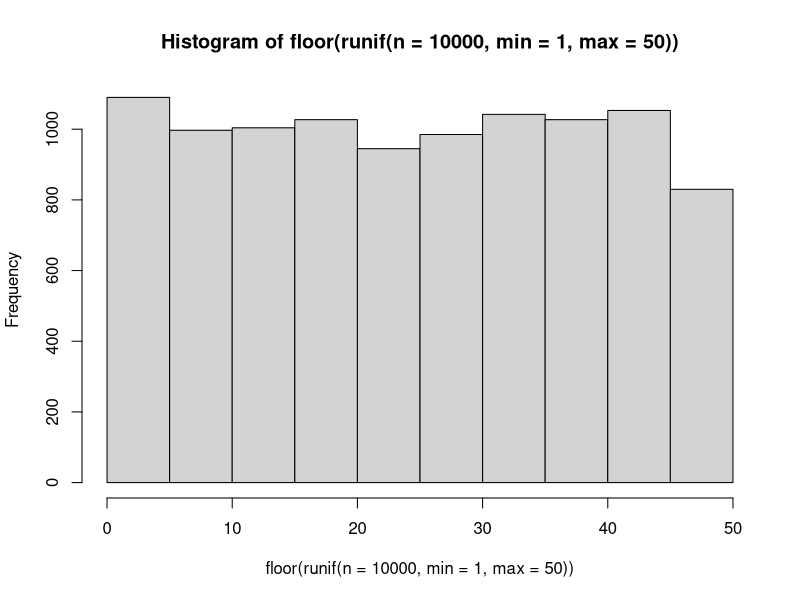
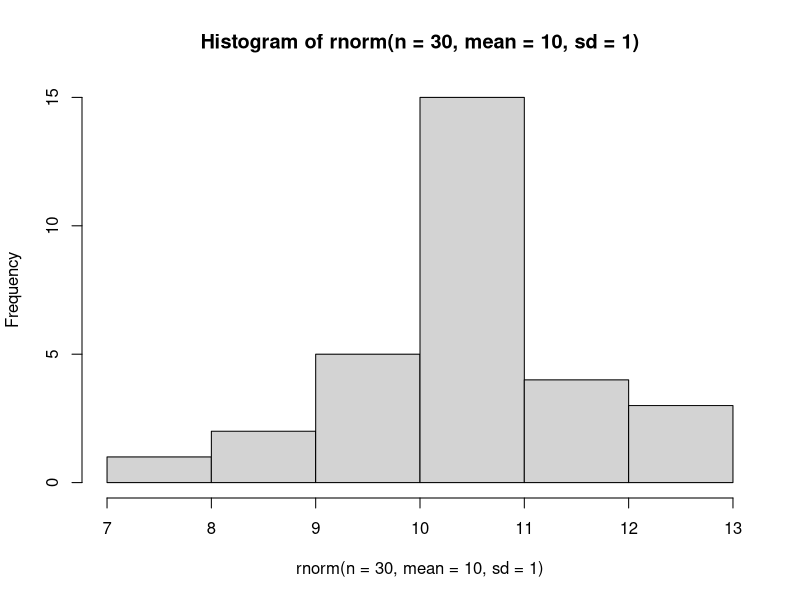
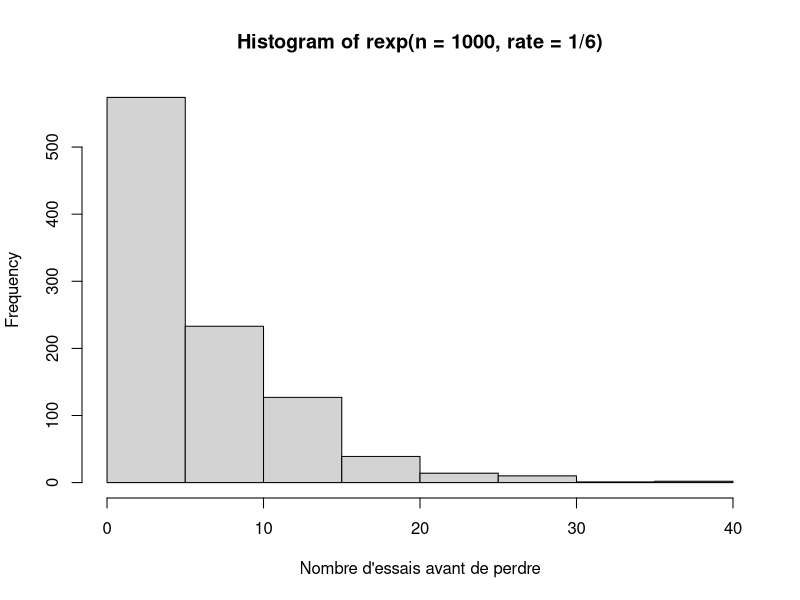
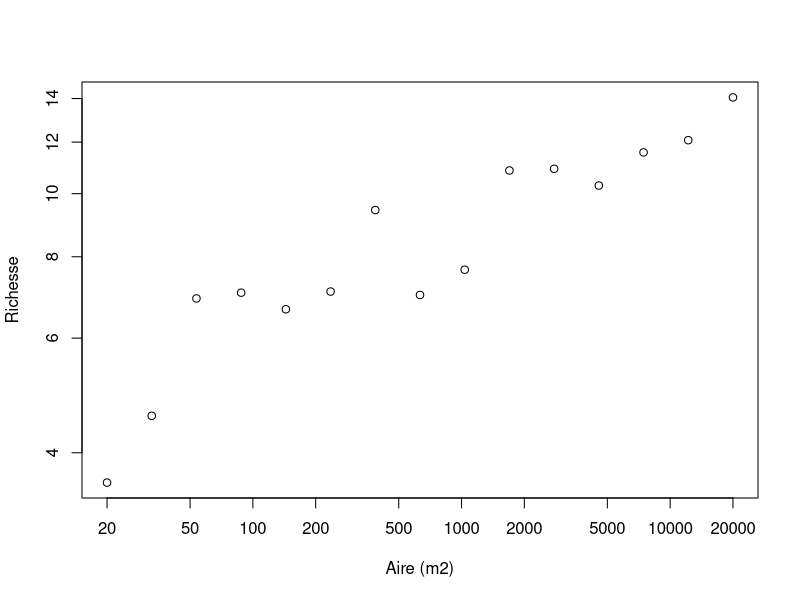
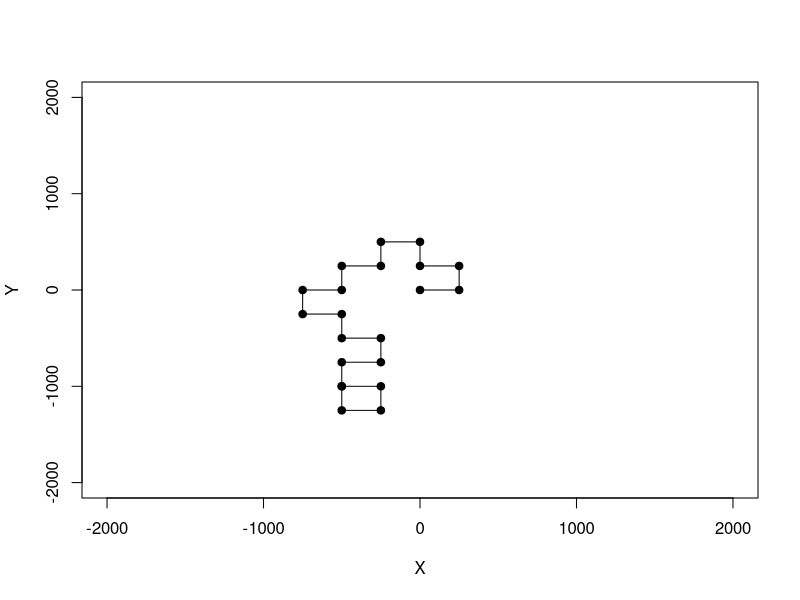
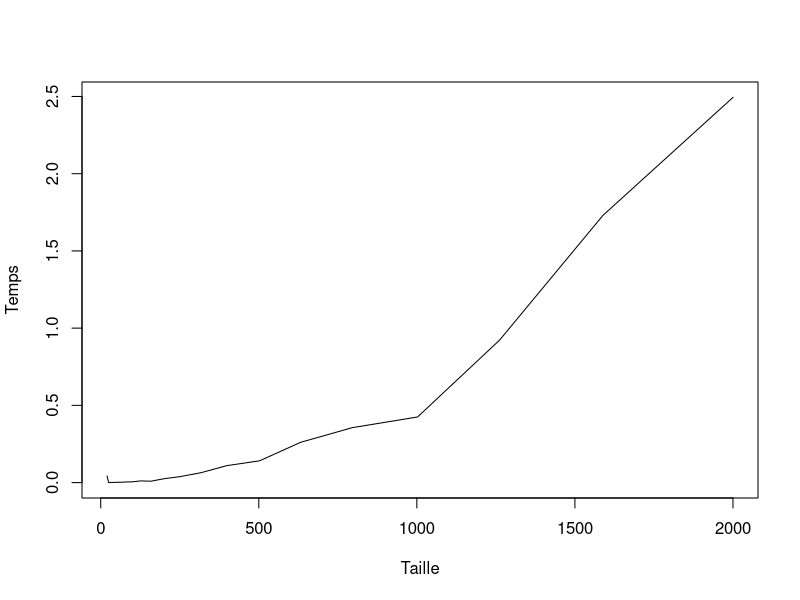

Source code (R) for these figures, in order:
## ---- chunk 1
valeurs = c("2", "3", "4", "5", "6", "7", "8", "9", "10", "valet", "reine", "roi", "as")
couleurs = rep(c("pique", "trèfle", "carreau", "coeur"),each = 13)
cartes = paste(valeurs,"-",couleurs)
tirage = function(n, cartes) {
    sample(x = cartes, size = n, replace = FALSE)
}
tirage(3, cartes)
## ---- chunk 2
hist(floor(runif(n = 10000, min = 1, 
max = 50)))
## ---- chunk 3
hist(rnorm(n = 30, mean = 10, sd = 1))
## ---- chunk 4
rbinom(n = 10, size = 1, prob = 0.5)
## ---- chunk 5
rmultinom(n = 3, size = 1, 
prob = rep(1/6, 6))
## ---- chunk 6
hist(rexp(n = 1000, rate = 1/6), xlab = 
"Nombre d'essais avant de perdre")
## ---- chunk 7
A = 2*10^seq(1, 4, length.out = 15)
c = 3
z = 0.15
S = rnorm(15, mean = c*A^z, sd = 1.5)
plot(A, S, xlab = "Aire (m2)", ylab = "Richesse",
  log = "xy")
## ---- chunk 8
set.seed(1)
p = 0.55
alea = runif(n = 1, min = 0, max = 1)
if(alea < p) res = "pile" else res = "face"
res
## ---- chunk 9
nsteps = 20
xy = matrix(0,nr = 21, nc = 2)
xy[1,] = c(0,0)
direction = 0
set.seed(2)
for(step in 2:(nsteps+1)) {
    # Ḑe quel côté tourner ?
    if(runif(1,0,1) < 0.5) {
      # Tourne à droite
      direction = direction + pi/2 
    }
    else {
      # Tourne à gauche  
      direction = direction - pi/2
    }
    # Calcul des nouvelles coordonnées
    xy[step,1] = 
      xy[step-1,1] + sin(direction)*250 
    xy[step,2] = 
      xy[step-1,2] + cos(direction)*250 
}
## ---- chunk 10
plot(xy[,1],xy[,2], type = "l", xlim = c(-2000,2000),ylim = c(-2000,2000),
    xlab = "X", ylab = "Y")
points(xy[,1],xy[,2],pch = 19)
## ---- chunk 11
etats = c("A", "B", "C", "D", "E")
p = c(0.1, 0.5, 0.2, 0.05, 0.15)
sum(p)

# On utilise cumsum pour calculer la probabilité cumulative
cump = cumsum(p)
cump
## ---- chunk 12
alea = runif(1,0,1)
alea
n_etats = 5; i = 1; plus_petit = FALSE
while(plus_petit == FALSE) {
    if(alea < cump[i]) {
        decision = etats[i]
        plus_petit = TRUE
    }
    else {
        i = i + 1
    }
}
decision
## ---- chunk 13
tirage = function(p) {
    etats = c("A", "B", "C", "D", "E")
    res = rmultinom(n=1,size=1,prob=p)
    etats[which(res==1)]
}
tirage(p)
## ---- chunk 14
tri = function(x){
	# Calcul de la dimension du vecteur
	taille = length(x)
	ordre = "NON"
	# Boucle qui tourne jusqu'à ce que tout soit en ordre
	while(ordre == "NON") {
		ordre = "OUI"
		# Boucle qui passe tous les éléments en paires
		for(i in 1:(taille-1)) {
			if(x[i+1] < x[i]) {
				# Inversion des deux lettres
				x[c(i,i+1)] = x[c(i+1,i)]
				# Comme un changement a été fait, l'ordre
				# n'est pas encore garanti
				ordre = "NON"
			}
		}
	}
	return(x)
}
## ---- chunk 15
x = runif(1000)
system.time(sort(x))
system.time(tri(x))

## ---- chunk 16
n = 2*10^seq(1,3,0.1)
res = numeric(length(n))
for(i in 1:length(res)) {
	x = runif(n[i])
	res[i] = system.time(tri(x))[3]
}
plot(n,res, type = "l", xlab = "Taille", ylab = "Temps")
## ---- chunk 17
f1 = function(x) {
	taille = length(x)
	x2 = numeric(taille)
	for(i in 1:taille) if(x[i] < 0.5) x2[i] = 1
}
f2 = function(x) {
	x2 = x*0
	x2[x<0.5] = 1
}
## ---- chunk 18
x = runif(1000000)
system.time(f1(x))
system.time(f2(x))
## ---- chunk 19
f1 = function(x) {
	res = numeric(ncol(x))
	for(j in 1:ncol(x)) {
		for(i in 1:nrow(x)){
			res[x] = res[j] + x[i,j]
		}
	}
}
X = matrix(runif(100*100),nr=100,nc=100)
## ---- chunk 20
system.time(rowSums(X))
system.time(apply(X,2,sum))
system.time(f1(X))
